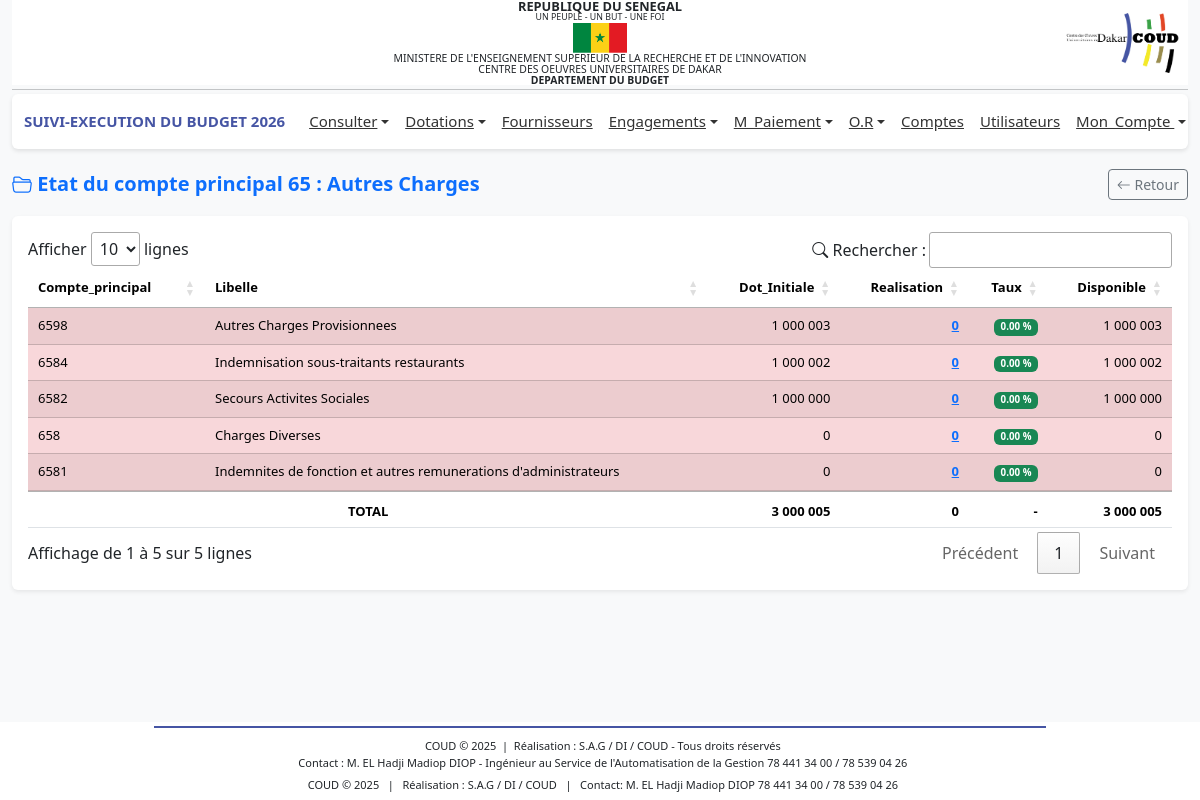
Screenshot of /profiles/dg/actuel_2.php?idCp=12 (signed in) with the database file from the repository.
### tables this page shows
CREATE TABLE IF NOT EXISTS `bud_comptep` (
  `idCp` int NOT NULL AUTO_INCREMENT,
  `numCp` varchar(50) DEFAULT NULL,
  `libelle` varchar(255) DEFAULT NULL,
  `dateSys` datetime DEFAULT CURRENT_TIMESTAMP,
  `nature` varchar(50) NOT NULL,
  `type` varchar(50) DEFAULT 'fonctionnement',
  PRIMARY KEY (`idCp`)
);

CREATE TABLE IF NOT EXISTS `bud_compte` (
  `idCompte` int NOT NULL AUTO_INCREMENT,
  `numCompte` varchar(100) DEFAULT NULL,
  `code` varchar(50) DEFAULT NULL,
  `dateSys` datetime DEFAULT CURRENT_TIMESTAMP,
  `libelle` varchar(255) DEFAULT NULL,
  `idCp` int DEFAULT NULL,
  PRIMARY KEY (`idCompte`),
  UNIQUE KEY `numCompte` (`numCompte`),
  KEY `idCp` (`idCp`)
);

### includes/fonctions.php (called while the page is built, shortened)
<?php
function connexionBD()
{
    $connexion = mysqli_connect('localhost', 'root', '', 'budget_db_2024') or
        die('Serveur inaccessible. Merci de reessayer plus tard.');
    return $connexion;
}
$connexion = connexionBD();
function getExecution_2($idCp)
{
    global $connexion;
    $anneeEnCours = $_SESSION['an'];
    $idCp = (int) $idCp;
    $query = "
    SELECT
        cp.idCp,
        cp.numCp,
        cp.libelle,
        c.idCompte,
        c.numCompte,
        c.libelle AS libelleC,
        cp.nature AS typeCompte,
        COALESCE(d.totalDotations, 0) AS totalDotations,
        COALESCE(d.totalDotInitial, 0) AS totalDotInitial,
        COALESCE(d.totalDotRemanier, 0) AS totalDotRemanier,
        COALESCE(e.totalEngs, 0) AS totalEngs,
        COALESCE(r.totalRecettes, 0) AS totalRecettes,
        COALESCE(o.totalOp, 0) AS totalOp
    FROM bud_comptep cp
    JOIN bud_compte c ON c.idCp = cp.idCp
    /* DOTATIONS */
    LEFT JOIN (
        SELECT
            d.idCompte,
            SUM(d.volume) AS totalDotations,
            SUM(CASE WHEN d.type = 'initiale' THEN d.volume ELSE 0 END) AS totalDotInitial,
            SUM(CASE WHEN d.type = 'remanier' THEN d.volume ELSE 0 END) AS totalDotRemanier
        FROM bud_dotations d
        WHERE d.an = '$anneeEnCours'
        GROUP BY d.idCompte
    ) d ON d.idCompte = c.idCompte
    /* bud_engagements */
    LEFT JOIN (
        SELECT
            eng.idCompte,
            SUM(eng.montant) AS totalEngs
        FROM bud_engagements eng
        GROUP BY eng.idCompte
    ) e ON e.idCompte = c.idCompte
    /* ORDRES DE RECETTES */
    LEFT JOIN (
        SELECT
            idCompte,
            SUM(montant) AS totalRecettes
        FROM bud_ordre_recette
        GROUP BY idCompte
    ) r ON r.idCompte = c.idCompte
    /* OPERATIONS */
    LEFT JOIN (
        SELECT
            eng.idCompte,
            SUM(op.montant) AS totalOp
        FROM bud_operations op
        JOIN bud_engagements eng ON eng.idEng = op.idEng
        GROUP BY eng.idCompte
    ) o ON o.idCompte = c.idCompte
    WHERE c.idCp = '$idCp'
    ORDER BY totalDotations DESC
    ";
    $result = $connexion->query($query);
    return ($result && $result->num_rows > 0)
        ? $result->fetch_all(MYSQLI_ASSOC)
        : [];
}
function getComptePById($idCp)
{
    global $connexion;
    $idCp = (int) $idCp;
    $query = "SELECT cp.idCp, cp.numCp, cp.libelle
              FROM bud_comptep cp
              WHERE cp.idCp = '$idCp'
              LIMIT 1";
    $result = $connexion->query($query);
    if ($result && $result->num_rows > 0) {
        return $result->fetch_assoc();
    } else {
        return null;
    }
}
?>

### profiles/dg/actuel_2.php (the view, shortened to what this page needs)
<?php
include '../../includes/fonctions.php';
$idCp = $_GET['idCp'];
$comptep = getComptePById($idCp);
$execs1 = getExecution_2($idCp);
foreach ($execs1 as $exec) {
    if ($exec['totalDotRemanier'] != 0) {
        $showRemanier = true;
        break;
    }
}
?>
<?php include '../../includes/header.php';?>
<link rel="stylesheet" href="https://cdn.datatables.net/1.13.6/css/jquery.dataTables.min.css">
<link rel="stylesheet" href="https://cdn.jsdelivr.net/npm/bootstrap-icons@1.11.3/font/bootstrap-icons.css">
<main class="container-fluid mt-3">
    <div class="d-flex justify-content-between align-items-center mb-3">
        <h5 class="mb-0 text-primary fw-bold">
            <i class="bi bi-folder2-open"></i> Etat du compte principal <?= $comptep['numCp']; ?> :
            <?= $comptep['libelle']; ?>
        </h5>
        <a href="javascript:history.back()" class="btn btn-outline-secondary btn-sm">
            <i class="bi bi-arrow-left"></i> Retour
        </a>
    </div>
    <div class="card shadow-sm border-0">
        <div class="card-body">
            <div class="table-responsive">
                <table id="tableComptes" class="table table-striped table-hover align-middle">
                    <thead class="text-white custom-header">
                        <tr>
                            <th>Compte_principal</th>
                            <th>Libelle</th>
                            <th class="text-end">Dot_Initiale</th>
                            <th class="text-end">Realisation</th>
                            <th class="text-end">Taux</th>
                            <th class="text-end">Disponible</th>
                        </tr>
                    </thead>
                    <tbody>
                        <?php
                        $TDotations = $TEngs = $TOp = $TDotationInitiale = $TDotationRemanier = 0;
                        if (!empty($execs1)) :
                            foreach ($execs1 as $exec) :
                                $realisation = ($exec['typeCompte'] == 'ressource' || $exec['typeCompte'] == 'produit' )
                                    ? $exec['totalRecettes']
                                    : $exec['totalEngs'];
                                $taux = ($exec['totalDotations'] == 0)
                                    ? 0
                                    : ($realisation * 100) / $exec['totalDotations'];
                                $disponible = ($exec['typeCompte'] == 'ressource' || $exec['typeCompte'] == 'produit' )
                                    ? null
                                    : ($exec['totalDotations'] - $realisation);
                                if ($exec['typeCompte'] == 'ressource' || $exec['typeCompte'] == 'produit' ) {
                                    $badgeClass = ($taux < 100) ? 'bg-danger' : (($taux == 100) ? 'bg-success' : 'bg-primary');
                                } else {
                                    $badgeClass = ($taux >= 80) ? 'bg-danger' : (($taux >= 50) ? 'bg-warning text-dark' : 'bg-success');
                                }
                        ?>
                        <tr
                            class="<?= ($exec['typeCompte'] == 'ressource' || $exec['typeCompte'] == 'produit' ) ? 'table-primary' : 'table-danger' ?>">
                            <td><?= $exec['numCompte']; ?></td>
                            <td><?= $exec['libelleC']; ?></td>
                            <td class="text-end">
                                <?= number_format($exec['totalDotInitial'], 0, ',', ' '); ?>
                            </td>
                            <td class="text-end">
                                <?php if ($exec['typeCompte'] == 'ressource' || $exec['typeCompte'] == 'produit' ): ?>
                                <span class="fw-bold text-danger">
                                    <?= number_format($realisation, 0, ',', ' '); ?>
                                </span>
                                <?php else: ?>
                                <a href="actuel_3?numCompte=<?= urlencode($exec['numCompte']); ?>"
                                    class="text-decoration-underline fw-bold text-primary">
                                    <?= number_format($realisation, 0, ',', ' '); ?>
                                </a>
                                <?php endif; ?>
                            </td>
                            <td class="text-end">
                                <span class="badge <?= $badgeClass ?>">
                                    <?= number_format($taux, 2); ?> %
                                </span>
                            </td>
                            <td class="text-end">
                                <?= ($exec['typeCompte'] == 'ressource' || $exec['typeCompte'] == 'produit' )
                                    ? '-'
                                    : number_format($disponible, 0, ',', ' ') ?>
                            </td>
                        </tr>
                        <?php
                            $TDotations += $exec['totalDotations'];
                            $TDotationInitiale += $exec['totalDotInitial'];
                            $TEngs += $realisation;
                        endforeach;
                        endif;
                        ?>
                    </tbody>
                    <tfoot>
                        <tr>
                            <th class="text-center" colspan="2">TOTAL</th>
                            <th class="text-end"><?= number_format($TDotationInitiale, 0, ',', ' '); ?></th>
                            <th class="text-end"><?= number_format($TEngs, 0, ',', ' '); ?></th>
                            <th class="text-end">-</th>
                            <th class="text-end">
                                <?= ($exec['typeCompte'] == 'ressource' || $exec['typeCompte'] == 'produit' )
                                    ? '-'
                                    : number_format(max(0, $TDotations - $TEngs), 0, ',', ' ') ?>
                            </th>
                        </tr>
                    </tfoot>
                </table>
            </div>
        </div>
    </div>
</main>
<?php include '../../includes/footer.php';?>
<link rel="stylesheet" href="https://cdn.datatables.net/buttons/2.4.2/css/buttons.dataTables.min.css">

### includes/header.php (style rules this page uses)
body { font-family: 'Segoe UI', Tahoma, sans-serif; background-color: #f8f9fa; margin: 0; display: flex; flex-direction: column; min-height: 100vh; }
main { flex: 1; }

### profiles/dg/actuel_2.php (style rules this page uses)
.custom-header { background-color: #4655a4; color: #fff; }
#tableComptes th, #tableComptes td { vertical-align: middle; font-size: 13px; }
.text-end { text-align: right !important; }

### rows the page displays
bud_comptep: numCp "65", libelle "Autres Charges"
bud_compte: numCompte "6598", libelle "Autres Charges Provisionnees", totalDotInitial "1 000 003", realisation "0", taux "0.00", disponible "1 000 003"
bud_compte: numCompte "6584", libelle "Indemnisation sous-traitants restaurants", totalDotInitial "1 000 002", realisation "0", taux "0.00", disponible "1 000 002"
bud_compte: numCompte "6582", libelle "Secours Activites Sociales", totalDotInitial "1 000 000", realisation "0", taux "0.00", disponible "1 000 000"
bud_compte: numCompte "658", libelle "Charges Diverses", totalDotInitial "0", realisation "0", taux "0.00", disponible "0"
bud_compte: numCompte "6581", libelle "Indemnites de fonction et autres remunerations d'administrateurs", totalDotInitial "0", realisation "0", taux "0.00", disponible "0"

### other values shown
$_SESSION['an'] "2026"
$TDotationInitiale "3 000 005"
$TEngs "0"
max(0, $TDotations - $TEngs) "3 000 005"
